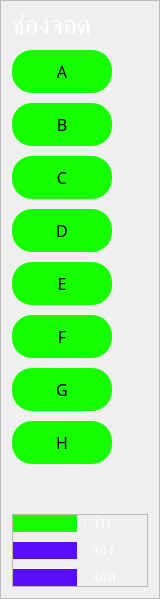
        <widget class="QFrame" name="bay_btn_frame">
         <property name="maximumSize">
          <size>
           <width>160</width>
           <height>16777215</height>
          </size>
         </property>
         <property name="frameShape">
          <enum>QFrame::StyledPanel</enum>
         </property>
         <property name="frameShadow">
          <enum>QFrame::Raised</enum>
         </property>
         <layout class="QVBoxLayout" name="verticalLayout_2">
          <property name="spacing">
           <number>10</number>
          </property>
          <item>
           <widget class="QLabel" name="label">
            <property name="maximumSize">
             <size>
              <width>250</width>
              <height>16777215</height>
             </size>
            </property>
            <property name="font">
             <font>
              <family>Mitr SemiBold</family>
              <pointsize>20</pointsize>
             </font>
            </property>
            <property name="styleSheet">
             <string notr="true">color: rgb(255, 255, 255);</string>
            </property>
            <property name="text">
             <string>ช่องจอด</string>
            </property>
           </widget>
          </item>
          <item>
           <widget class="QPushButton" name="bayA_btn">
            <property name="maximumSize">
             <size>
              <width>100</width>
              <height>16777215</height>
             </size>
            </property>
            <property name="font">
             <font>
              <family>Mitr SemiBold</family>
              <pointsize>12</pointsize>
             </font>
            </property>
            <property name="styleSheet">
             <string notr="true">#bayA_btn{
    border: none;
	padding: 10px;
    background-color: #16FF00;
    color: #000000;
    border-radius: 20px;
}
#bayA_btn:hover{
    border: none;
	padding: 10px;
    background-color: #580EF6;
    color: #fff;
    border-radius: 20px;
}
#bayA_btn:checked{
    border: none;
	padding: 10px;
    background-color: #580EF6;
    color: #fff;
    border-radius: 20px;
}</string>
            </property>
            <property name="text">
             <string>A</string>
            </property>
            <property name="checkable">
             <bool>true</bool>
            </property>
            <property name="checked">
             <bool>false</bool>
            </property>
            <property name="autoExclusive">
             <bool>true</bool>
            </property>
           </widget>
          </item>
          <item>
           <widget class="QPushButton" name="bayB_btn">
            <property name="maximumSize">
             <size>
              <width>100</width>
              <height>16777215</height>
             </size>
            </property>
            <property name="font">
             <font>
              <family>Mitr SemiBold</family>
              <pointsize>12</pointsize>
             </font>
            </property>
            <property name="styleSheet">
             <string notr="true">#bayB_btn{
    border: none;
	padding: 10px;
    background-color: #16FF00;
    color: #000000;
    border-radius: 20px;
}
#bayB_btn:hover{
    border: none;
	padding: 10px;
    background-color: #580EF6;
    color: #fff;
    border-radius: 20px;
}
#bayB_btn:checked{
    border: none;
	padding: 10px;
    background-color: #580EF6;
    color: #fff;
    border-radius: 20px;
}</string>
            </property>
            <property name="text">
             <string>B</string>
            </property>
            <property name="checkable">
             <bool>true</bool>
            </property>
            <property name="checked">
             <bool>false</bool>
            </property>
            <property name="autoExclusive">
             <bool>true</bool>
            </property>
           </widget>
          </item>
          <item>
           <widget class="QPushButton" name="bayC_btn">
            <property name="maximumSize">
             <size>
              <width>100</width>
              <height>16777215</height>
             </size>
            </property>
            <property name="font">
             <font>
              <family>Mitr SemiBold</family>
              <pointsize>12</pointsize>
             </font>
            </property>
            <property name="styleSheet">
             <string notr="true">#bayC_btn{
    border: none;
	padding: 10px;
    background-color: #16FF00;
    color: #000000;
    border-radius: 20px;
}
#bayC_btn:hover{
    border: none;
	padding: 10px;
    background-color: #580EF6;
    color: #fff;
    border-radius: 20px;
}
#bayC_btn:checked{
    border: none;
	padding: 10px;
    background-color: #580EF6;
    color: #fff;
    border-radius: 20px;
}</string>
            </property>
            <property name="text">
             <string>C</string>
            </property>
            <property name="checkable">
             <bool>true</bool>
            </property>
            <property name="checked">
             <bool>false</bool>
            </property>
            <property name="autoExclusive">
             <bool>true</bool>
            </property>
           </widget>
          </item>
          <item>
           <widget class="QPushButton" name="bayD_btn">
            <property name="maximumSize">
             <size>
              <width>100</width>
              <height>16777215</height>
             </size>
            </property>
            <property name="font">
             <font>
              <family>Mitr SemiBold</family>
              <pointsize>12</pointsize>
             </font>
            </property>
            <property name="styleSheet">
             <string notr="true">#bayD_btn{
    border: none;
	padding: 10px;
    background-color: #16FF00;
    color: #000000;
    border-radius: 20px;
}
#bayD_btn:hover{
    border: none;
	padding: 10px;
    background-color: #580EF6;
    color: #fff;
    border-radius: 20px;
}
#bayD_btn:checked{
    border: none;
	padding: 10px;
    background-color: #580EF6;
    color: #fff;
    border-radius: 20px;
}</string>
            </property>
            <property name="text">
             <string>D</string>
            </property>
            <property name="checkable">
             <bool>true</bool>
            </property>
            <property name="checked">
             <bool>false</bool>
            </property>
            <property name="autoExclusive">
             <bool>true</bool>
            </property>
           </widget>
          </item>
          <item>
           <widget class="QPushButton" name="bayE_btn">
            <property name="maximumSize">
             <size>
              <width>100</width>
              <height>16777215</height>
             </size>
            </property>
            <property name="font">
             <font>
              <family>Mitr SemiBold</family>
              <pointsize>12</pointsize>
             </font>
            </property>
            <property name="styleSheet">
             <string notr="true">#bayE_btn{
    border: none;
	padding: 10px;
    background-color: #16FF00;
    color: #000000;
    border-radius: 20px;
}
#bayE_btn:hover{
    border: none;
	padding: 10px;
    background-color: #580EF6;
    color: #fff;
    border-radius: 20px;
}
#bayE_btn:checked{
    border: none;
	padding: 10px;
    background-color: #580EF6;
    color: #fff;
    border-radius: 20px;
}</string>
            </property>
            <property name="text">
             <string>E</string>
            </property>
            <property name="checkable">
             <bool>true</bool>
            </property>
            <property name="checked">
             <bool>false</bool>
            </property>
            <property name="autoExclusive">
             <bool>true</bool>
            </property>
           </widget>
          </item>
          <item>
           <widget class="QPushButton" name="bayF_btn">
            <property name="maximumSize">
             <size>
              <width>100</width>
              <height>16777215</height>
             </size>
            </property>
            <property name="font">
             <font>
              <family>Mitr SemiBold</family>
              <pointsize>12</pointsize>
             </font>
            </property>
            <property name="styleSheet">
             <string notr="true">#bayF_btn{
    border: none;
	padding: 10px;
    background-color: #16FF00;
    color: #000000;
    border-radius: 20px;
}
#bayF_btn:hover{
    border: none;
	padding: 10px;
    background-color: #580EF6;
    color: #fff;
    border-radius: 20px;
}
#bayF_btn:checked{
    border: none;
	padding: 10px;
    background-color: #580EF6;
    color: #fff;
    border-radius: 20px;
}</string>
            </property>
            <property name="text">
             <string>F</string>
            </property>
            <property name="checkable">
             <bool>true</bool>
            </property>
            <property name="checked">
             <bool>false</bool>
            </property>
            <property name="autoExclusive">
             <bool>true</bool>
            </property>
           </widget>
          </item>
          <item>
           <widget class="QPushButton" name="bayG_btn">
            <property name="maximumSize">
             <size>
              <width>100</width>
              <height>16777215</height>
             </size>
            </property>
            <property name="font">
             <font>
              <family>Mitr SemiBold</family>
              <pointsize>12</pointsize>
             </font>
            </property>
            <property name="styleSheet">
             <string notr="true">#bayG_btn{
    border: none;
	padding: 10px;
    background-color: #16FF00;
    color: #000000;
    border-radius: 20px;
}
#bayG_btn:hover{
    border: none;
	padding: 10px;
    background-color: #580EF6;
    color: #fff;
    border-radius: 20px;
}
#bayG_btn:checked{
    border: none;
	padding: 10px;
    background-color: #580EF6;
    color: #fff;
    border-radius: 20px;
}

</string>
            </property>
            <property name="text">
             <string>G</string>
            </property>
            <property name="checkable">
             <bool>true</bool>
            </property>
            <property name="checked">
             <bool>false</bool>
            </property>
            <property name="autoExclusive">
             <bool>true</bool>
            </property>
           </widget>
          </item>
          <item>
           <widget class="QPushButton" name="bayH_btn">
            <property name="maximumSize">
             <size>
              <width>100</width>
              <height>16777215</height>
             </size>
            </property>
            <property name="font">
             <font>
              <family>Mitr SemiBold</family>
              <pointsize>12</pointsize>
             </font>
            </property>
            <property name="styleSheet">
             <string notr="true">#bayH_btn{
    border: none;
	padding: 10px;
    background-color: #16FF00;
    color: #000000;
    border-radius: 20px;
}
#bayH_btn:hover{
    border: none;
	padding: 10px;
    background-color: #580EF6;
    color: #fff;
    border-radius: 20px;
}
#bayH_btn:checked{
    border: none;
	padding: 10px;
    background-color: #580EF6;
    color: #fff;
    border-radius: 20px;
}</string>
            </property>
            <property name="text">
             <string>H</string>
            </property>
            <property name="checkable">
             <bool>true</bool>
            </property>
            <property name="checked">
             <bool>false</bool>
            </property>
            <property name="autoExclusive">
             <bool>true</bool>
            </property>
           </widget>
          </item>
          <item>
           <spacer name="verticalSpacer">
            <property name="orientation">
             <enum>Qt::Vertical</enum>
            </property>
            <property name="sizeHint" stdset="0">
             <size>
              <width>20</width>
              <height>40</height>
             </size>
            </property>
           </spacer>
          </item>
          <item>
           <widget class="QFrame" name="frame">
            <property name="frameShape">
             <enum>QFrame::StyledPanel</enum>
            </property>
            <property name="frameShadow">
             <enum>QFrame::Raised</enum>
            </property>
            <layout class="QVBoxLayout" name="verticalLayout_14">
             <property name="spacing">
              <number>10</number>
             </property>
             <property name="leftMargin">
              <number>0</number>
             </property>
             <property name="topMargin">
              <number>0</number>
             </property>
             <property name="rightMargin">
              <number>0</number>
             </property>
             <property name="bottomMargin">
              <number>0</number>
             </property>
             <item>
              <widget class="QFrame" name="empty_frame">
               <property name="maximumSize">
                <size>
                 <width>250</width>
                 <height>16777215</height>
                </size>
               </property>
               <property name="frameShape">
                <enum>QFrame::NoFrame</enum>
               </property>
               <property name="frameShadow">
                <enum>QFrame::Raised</enum>
               </property>
               <layout class="QHBoxLayout" name="horizontalLayout_4">
                <property name="leftMargin">
                 <number>0</number>
                </property>
                <property name="topMargin">
                 <number>0</number>
                </property>
                <property name="rightMargin">
                 <number>0</number>
                </property>
                <property name="bottomMargin">
                 <number>0</number>
                </property>
                <item>
                 <widget class="QLabel" name="label_4">
                  <property name="maximumSize">
                   <size>
                    <width>100</width>
                    <height>100</height>
                   </size>
                  </property>
                  <property name="styleSheet">
                   <string notr="true">background-color:#16FF00;</string>
                  </property>
                  <property name="text">
                   <string/>
                  </property>
                 </widget>
                </item>
                <item>
                 <widget class="QLabel" name="status_empty">
                  <property name="maximumSize">
                   <size>
                    <width>150</width>
                    <height>16777215</height>
                   </size>
                  </property>
                  <property name="font">
                   <font>
                    <family>Mitr SemiBold</family>
                    <pointsize>12</pointsize>
                   </font>
                  </property>
                  <property name="styleSheet">
                   <string notr="true">color: rgb(255, 255, 255);</string>
                  </property>
                  <property name="text">
                   <string>: ว่าง</string>
                  </property>
                  <property name="alignment">
                   <set>Qt::AlignLeading|Qt::AlignLeft|Qt::AlignVCenter</set>
                  </property>
                 </widget>
                </item>
               </layout>
              </widget>
             </item>
             <item>
              <widget class="QFrame" name="occupie_frame">
               <property name="maximumSize">
                <size>
                 <width>250</width>
                 <height>16777215</height>
                </size>
               </property>
               <property name="frameShape">
                <enum>QFrame::NoFrame</enum>
               </property>
               <property name="frameShadow">
                <enum>QFrame::Raised</enum>
               </property>
               <layout class="QHBoxLayout" name="horizontalLayout_3">
                <property name="leftMargin">
                 <number>0</number>
                </property>
                <property name="topMargin">
                 <number>0</number>
                </property>
                <property name="rightMargin">
                 <number>0</number>
                </property>
                <property name="bottomMargin">
                 <number>0</number>
                </property>
                <item>
                 <widget class="QLabel" name="label_3">
                  <property name="maximumSize">
                   <size>
                    <width>100</width>
                    <height>100</height>
                   </size>
                  </property>
                  <property name="styleSheet">
                   <string notr="true">background-color: #580EF6;</string>
                  </property>
                  <property name="text">
                   <string/>
                  </property>
                 </widget>
                </item>
                <item>
                 <widget class="QLabel" name="status_occupie">
                  <property name="maximumSize">
                   <size>
                    <width>150</width>
                    <height>16777215</height>
                   </size>
                  </property>
                  <property name="font">
                   <font>
                    <family>Mitr SemiBold</family>
                    <pointsize>12</pointsize>
                   </font>
                  </property>
                  <property name="styleSheet">
                   <string notr="true">color: rgb(255, 255, 255);</string>
                  </property>
                  <property name="text">
                   <string>: จอง</string>
                  </property>
                  <property name="alignment">
                   <set>Qt::AlignLeading|Qt::AlignLeft|Qt::AlignVCenter</set>
                  </property>
                 </widget>
                </item>
               </layout>
              </widget>
             </item>
             <item>
              <widget class="QFrame" name="parked_frame">
               <property name="maximumSize">
                <size>
                 <width>250</width>
                 <height>16777215</height>
                </size>
               </property>
               <property name="frameShape">
                <enum>QFrame::NoFrame</enum>
               </property>
               <property name="frameShadow">
                <enum>QFrame::Raised</enum>
               </property>
               <layout class="QHBoxLayout" name="horizontalLayout_2">
                <property name="leftMargin">
                 <number>0</number>
                </property>
                <property name="topMargin">
                 <number>0</number>
                </property>
                <property name="rightMargin">
                 <number>0</number>
                </property>
                <property name="bottomMargin">
                 <number>0</number>
                </property>
                <item>
                 <widget class="QLabel" name="label_2">
                  <property name="maximumSize">
                   <size>
                    <width>100</width>
                    <height>100</height>
                   </size>
                  </property>
                  <property name="styleSheet">
                   <string notr="true">background-color: rgb(88, 14, 246);</string>
                  </property>
                  <property name="text">
                   <string/>
                  </property>
                 </widget>
                </item>
                <item>
                 <widget class="QLabel" name="status_parked_label">
                  <property name="maximumSize">
                   <size>
                    <width>150</width>
                    <height>16777215</height>
                   </size>
                  </property>
                  <property name="font">
                   <font>
                    <family>Mitr SemiBold</family>
                    <pointsize>12</pointsize>
                   </font>
                  </property>
                  <property name="styleSheet">
                   <string notr="true">color: rgb(255, 255, 255);</string>
                  </property>
                  <property name="text">
                   <string>: จอด</string>
                  </property>
                  <property name="alignment">
                   <set>Qt::AlignLeading|Qt::AlignLeft|Qt::AlignVCenter</set>
                  </property>
                 </widget>
                </item>
               </layout>
              </widget>
             </item>
            </layout>
           </widget>
          </item>
         </layout>
        </widget>
